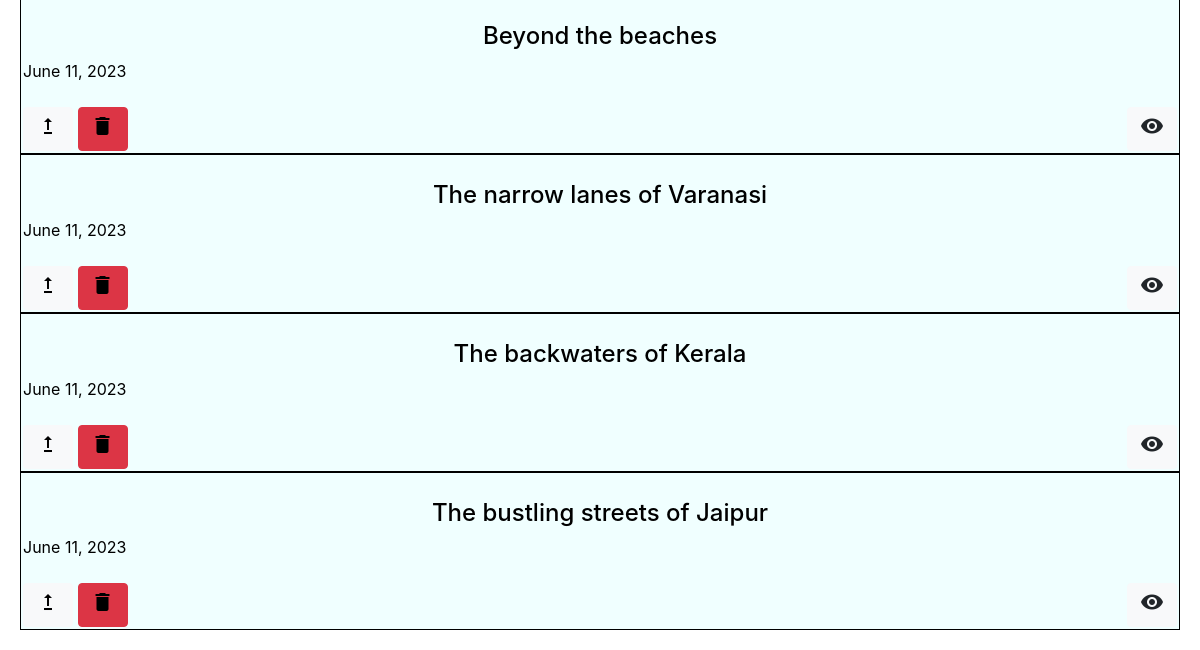
Before: /userreviewlist/ (signed in, lower part) with the older database file.
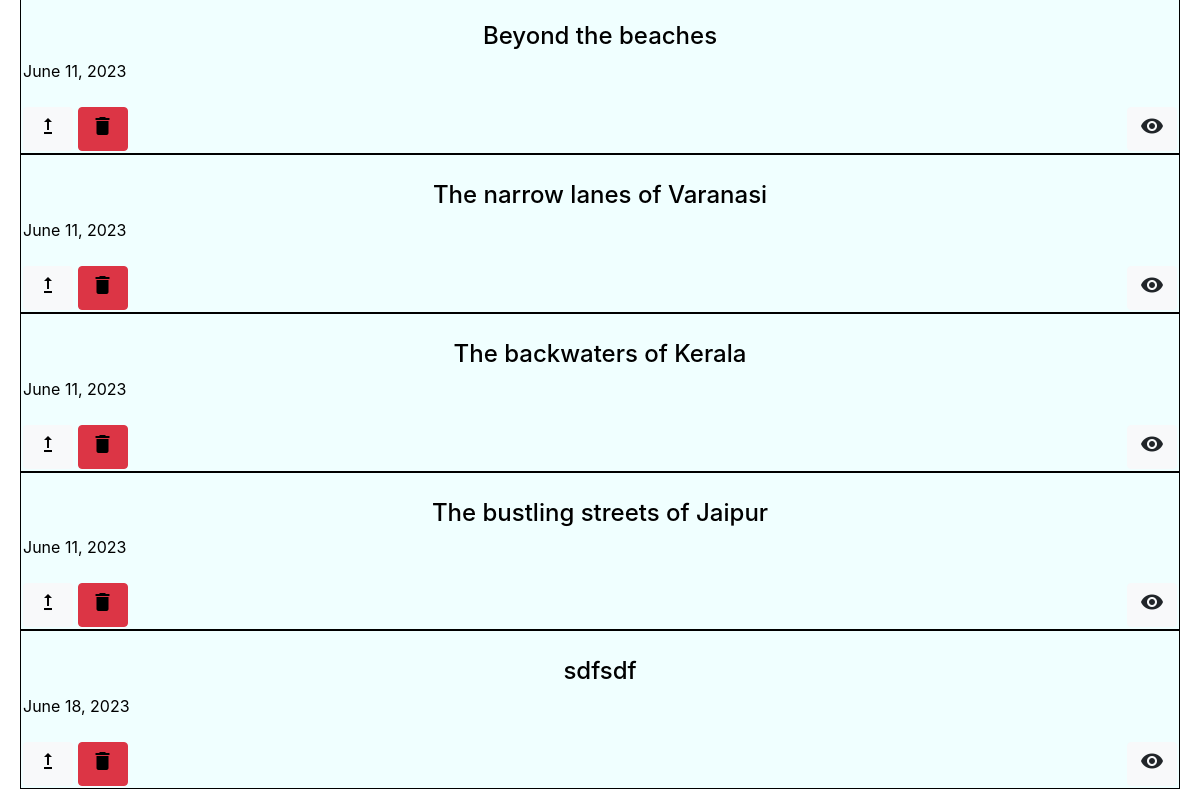
After: the same page with the newer database file.
### base/models.py (models this page shows)
class Review(models.Model):
    user = models.ForeignKey(User, on_delete=models.CASCADE, null=True,blank=True)
    title  = models.CharField(max_length=200)
    description = models.TextField(null=True,blank=True)
    location = models.CharField(max_length=200)
    linktolocation = models.URLField(null=True,blank=True)
    public = models.BooleanField(default=True)
    date  = models.DateField(auto_now_add=True)
    rating = models.SmallIntegerField(default=1,validators=[MinValueValidator(0),MaxValueValidator(5)])
    def __str__(self):
        return self.title
    class Meta:
        ordering = ['date']

### base/views.py (the view, shortened to what this page needs)
# urls.py: path('userreviewlist/',views.ReviewList.as_view(), name= 'userreviewlist'),
class ReviewList(LoginRequiredMixin,ListView):
    model = Review
    template_name = 'base/user_review_list.html'
    context_object_name = 'review'
    user = Review.user
    def get_context_data(self, **kwargs):
        user=self.request.user
        context = super().get_context_data(**kwargs)
        user_reviews = context['review'].filter(user=self.request.user)
        context['review'] = user_reviews
        context['count'] = user_reviews.filter(public=True).count()
        return context

### base/templates/base/user_review_list.html (shortened to what this page needs)
{% extends 'base/mainbase.html' %}
{% block main %}
{% for reviews in review %}
<div class="review-list">
<br>
    <a href="{% url 'detail' reviews.id %}">
        <h4>{{reviews}}</h4>
    </a>
    <li>{{reviews.date}}</li>
    <br>
    {% if reviews.public == True %}
    <p style="float: right;" class="btn btn-light"><span class="material-icons">
        </span></p>
    {% else %}
    <a style="float: right; size: 5px;" class="btn btn-secondary btn-lg"><span class="material-icons">
            visibility_off
        </span></a>
    {% endif %}
    <a " href=" {% url 'update' reviews.id %}" class="btn btn-light"><span class="material-icons">
        </span></a>
    <a href="{% url 'delete' reviews.id %}" class="btn btn-danger"><span class="material-icons">
        </span></a>
</div>
{% empty %}
<p>No reviews found.</p>
{% endfor%}
{% endblock %}

Changed rows visible on the page:
added Review: title "sdfsdf", date "June 18, 2023", public True (drawn)
